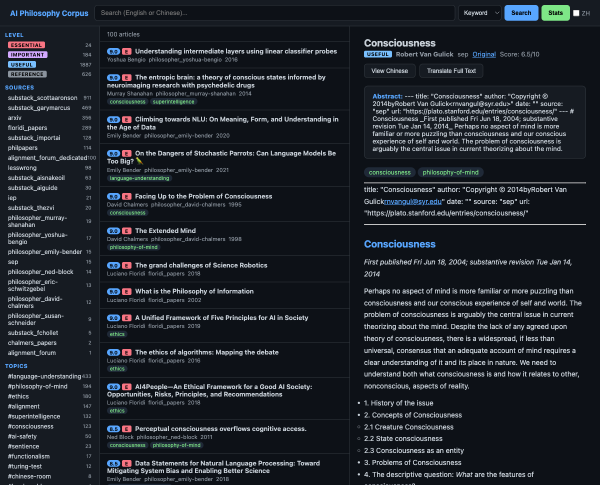
#> input picture test_ui_article_view.png, 1200 x 970 px (shown at 1/2 size); its folder holds only this picture in this run
$ python -i build_pptx_v3.py   (imports and definitions only)
#> lines starting #> are read from the running program, lines starting #| are printed output that depends on the picture
#!/usr/bin/env python3
"""
build_pptx_v3.py — PPTX v3 构建脚本
从 slides_spec_v3 的 markdown 规格文件构建专业级演示文稿

v3 vs v2 关键改进：
- 11种显式声明的页面类型（取代启发式猜测）
- 7级字号层次（10-72pt）
- roadmap + bridge 导航系统
- 顶部3pt进度条
- on-screen 只显示 key phrase，不再是全部 bullet
"""

import re
import os
from pathlib import Path
from dataclasses import dataclass, field
from typing import Optional
from copy import deepcopy
from io import BytesIO

from pptx import Presentation
from pptx.util import Inches, Pt, Emu
from pptx.dml.color import RGBColor
from pptx.enum.text import PP_ALIGN, MSO_ANCHOR
from pptx.enum.shapes import MSO_SHAPE
from pptx.oxml.ns import qn, nsmap
from lxml import etree
from PIL import Image, ImageDraw, ImageFilter


# ─── 路径配置 ───────────────────────────────────────────
PROJECT = Path("/Users/mik/strange LLM")
OUTPUT = PROJECT / "output"
SCREENSHOTS = OUTPUT / "screenshots"
DIAGRAMS_RENDERED = PROJECT / "assets" / "diagrams" / "rendered"
SPEC_FILES = [
    OUTPUT / "slides_spec_v3_part1.md",
    OUTPUT / "slides_spec_v3_part2.md",
]
OUTPUT_PPTX = OUTPUT / "presentation_v3.pptx"

FONT_TITLE = "PingFang SC"
FONT_BODY = "PingFang SC"

# ─── 幻灯片尺寸 ─────────────────────────────────────────
# [1 line that did not run here, left out]
# [1 line that did not run here, left out]

# ─── 配色方案 ───────────────────────────────────────────
# [1 line that did not run here, left out]
# [1 line that did not run here, left out]
# [1 line that did not run here, left out]

# [1 line that did not run here, left out]
# [1 line that did not run here, left out]

# [1 line that did not run here, left out]
# [1 line that did not run here, left out]
# [1 line that did not run here, left out]
# [1 line that did not run here, left out]

# [1 line that did not run here, left out]
# [1 line that did not run here, left out]

# [1 line that did not run here, left out]
# [1 line that did not run here, left out]

# ─── 字号层次 ───────────────────────────────────────────
FONT_SIZES = {
    'act-title':     60,
    'key-phrase':    44,
    'data-number':   72,
    'quote':         36,
    'section-title': 28,
    'caption':       16,
    'footer':        10,
}

# ─── 进度条 ─────────────────────────────────────────────
# [1 line that did not run here, left out]
PROGRESS_BAR_Y = 0  # 页面顶部

# ─── 幕信息 ─────────────────────────────────────────────
# [10 lines that did not run here, left out]

# 幕的有序列表（用于 roadmap）
ACT_ORDER = ['prologue', 'act1', 'act2', 'act3', 'act4', 'act5', 'act6', 'act7']


# ━━━━━━━━━━━━━━━━━━━━━━━━━━━━━━━━━━━━━━━━━━━━━━━━━━━━━━━
# 数据结构
# ━━━━━━━━━━━━━━━━━━━━━━━━━━━━━━━━━━━━━━━━━━━━━━━━━━━━━━━
@dataclass
class SlideSpecV3:
    page_num: int = 0
    title: str = ""
    slide_type: str = ""       # 11种类型之一
    act: str = ""              # prologue | act1..act7
    on_screen: str = ""        # 屏幕显示文字
    visual: str = "none"       # 图片文件名 | "none"
    notes: str = ""            # 完整演讲词
    duration: float = 0.0


# ━━━━━━━━━━━━━━━━━━━━━━━━━━━━━━━━━━━━━━━━━━━━━━━━━━━━━━━
# Spec 解析器
# ━━━━━━━━━━━━━━━━━━━━━━━━━━━━━━━━━━━━━━━━━━━━━━━━━━━━━━━
# [71 lines left out: function parse_v3_spec, not called in this run]


# ━━━━━━━━━━━━━━━━━━━━━━━━━━━━━━━━━━━━━━━━━━━━━━━━━━━━━━━
# 图片处理工具
# ━━━━━━━━━━━━━━━━━━━━━━━━━━━━━━━━━━━━━━━━━━━━━━━━━━━━━━━
def add_rounded_shadow(img_path: Path, radius=20, shadow_offset=8, shadow_blur=15) -> BytesIO:
    """给图片添加圆角和阴影效果，返回处理后的 BytesIO"""
#> called with img_path = '../test_ui_article_view.png', radius = 20, shadow_offset = 8, shadow_blur = 15
    img = Image.open(img_path).convert("RGBA")

    # 缩放到合理尺寸
    max_w = 900
    if img.width > max_w:
        ratio = max_w / img.width
#> ratio = 0.75
        img = img.resize((max_w, int(img.height * ratio)), Image.LANCZOS)
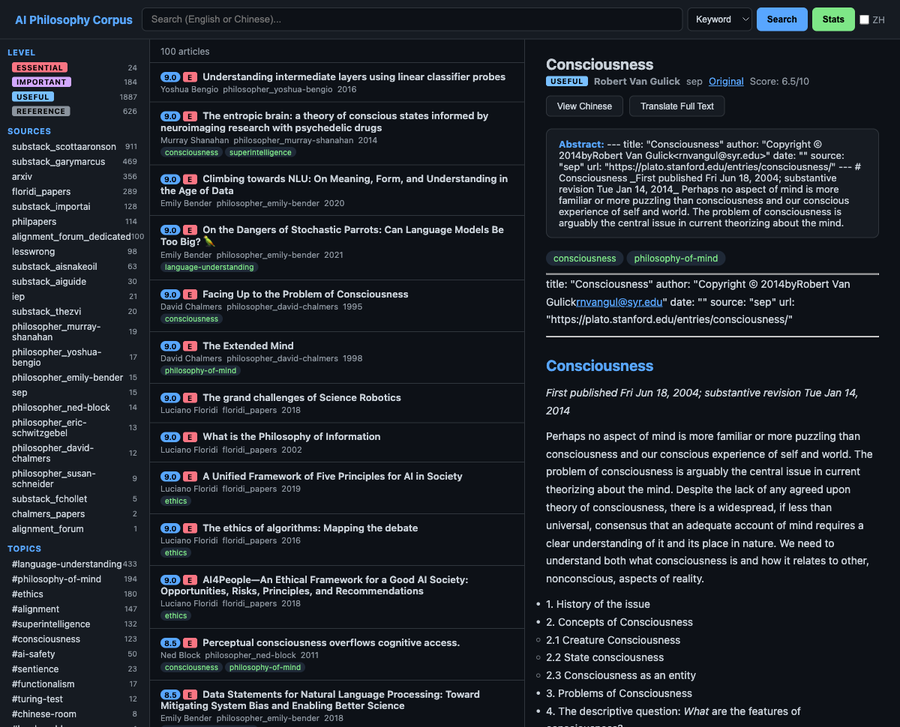
#> img: PIL image 900x727 RGBA; mean R, G, B, A 30.6, 35.7, 42.5, 255

    # 创建圆角蒙版
    mask = Image.new("L", img.size, 0)
#> mask: PIL image 900x727 L; every value is 0
    draw = ImageDraw.Draw(mask)
    draw.rounded_rectangle([(0, 0), img.size], radius=radius, fill=255)

    # 应用圆角
    rounded = Image.new("RGBA", img.size, (0, 0, 0, 0))
#> rounded: PIL image 900x727 RGBA; every value is 0
    rounded.paste(img, mask=mask)

    # 创建阴影
    canvas_w = img.width + shadow_offset * 2 + shadow_blur * 2
#> canvas_w = 946
    canvas_h = img.height + shadow_offset * 2 + shadow_blur * 2
#> canvas_h = 773
    canvas = Image.new("RGBA", (canvas_w, canvas_h), (0, 0, 0, 0))
#> canvas: PIL image 946x773 RGBA; every value is 0

    shadow = Image.new("RGBA", img.size, (0, 0, 0, 80))
    shadow_masked = Image.new("RGBA", img.size, (0, 0, 0, 0))
    shadow_masked.paste(shadow, mask=mask)

    shadow_canvas = Image.new("RGBA", (canvas_w, canvas_h), (0, 0, 0, 0))
    shadow_canvas.paste(shadow_masked,
                        (shadow_blur + shadow_offset, shadow_blur + shadow_offset))
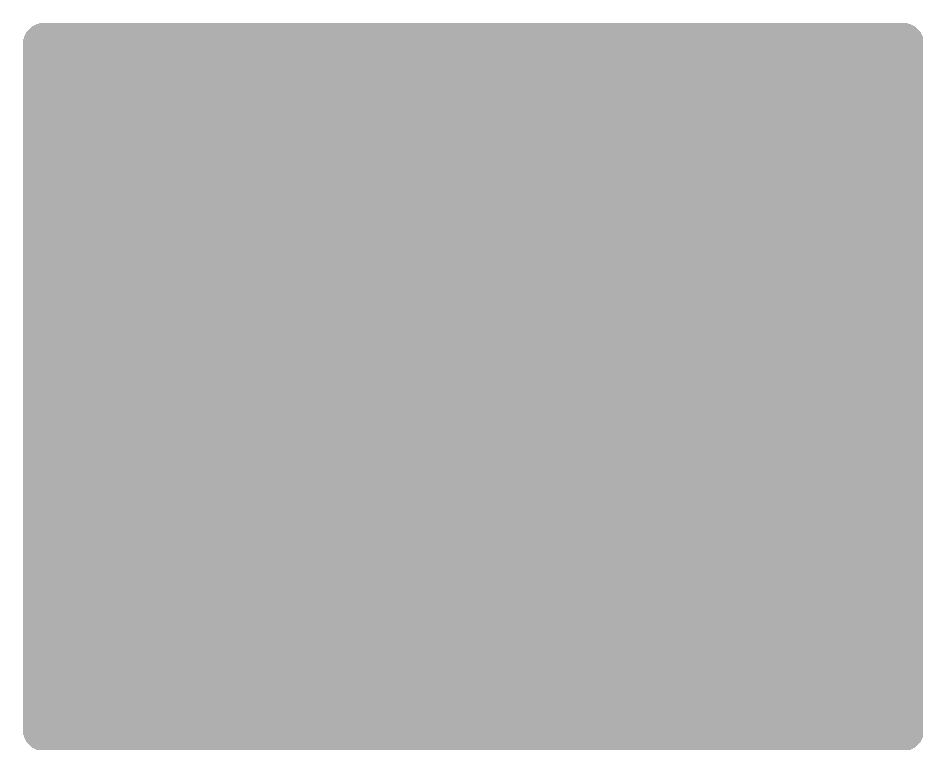
#> shadow_canvas: PIL image 946x773 RGBA; mean R, G, B, A 0, 0, 0, 71.5; transparent parts drawn white
    shadow_canvas = shadow_canvas.filter(ImageFilter.GaussianBlur(shadow_blur))
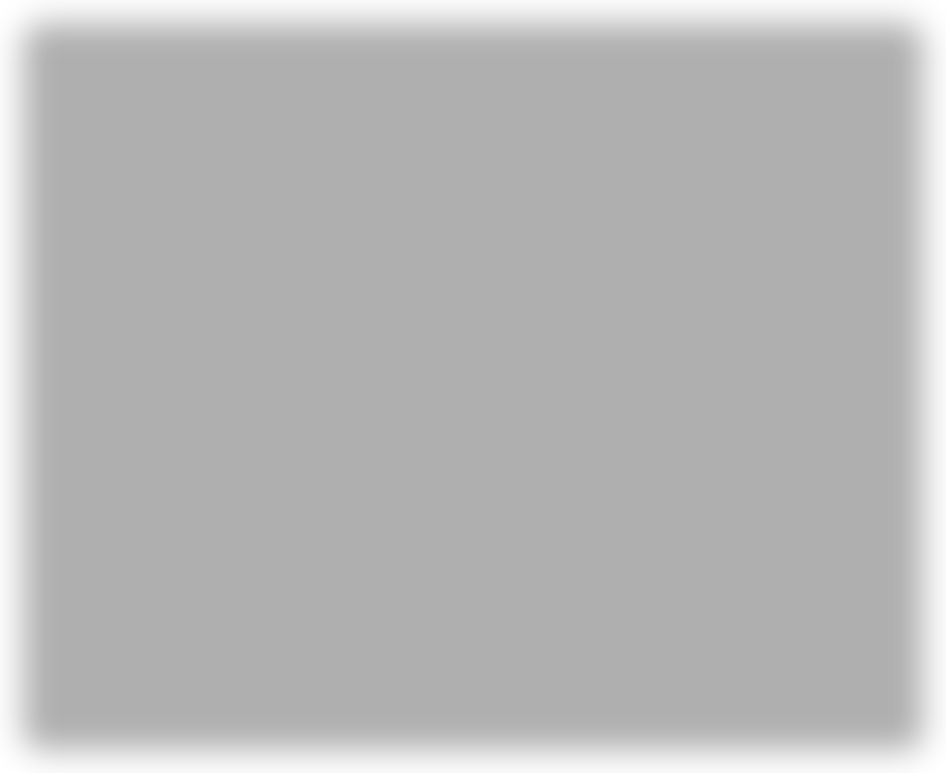
#> shadow_canvas: PIL image 946x773 RGBA; mean R, G, B, A 0, 0, 0, 71.5; transparent parts drawn white

    canvas = Image.alpha_composite(canvas, shadow_canvas)
    canvas.paste(rounded, (shadow_blur, shadow_blur), rounded)
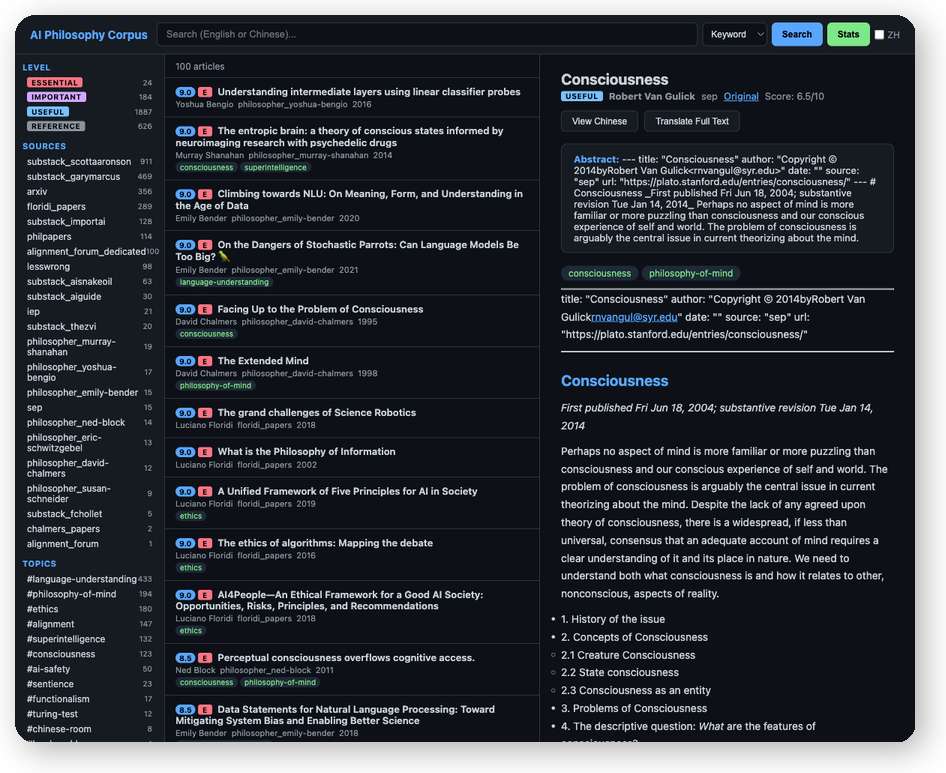
#> canvas: PIL image 946x773 RGBA; mean R, G, B, A 27.4, 31.9, 38, 230.4; transparent parts drawn white

    # 细边框
    border_draw = ImageDraw.Draw(canvas)
    border_draw.rounded_rectangle(
        [(shadow_blur, shadow_blur),
         (shadow_blur + img.width - 1, shadow_blur + img.height - 1)],
        radius=radius,
        outline=(0, 212, 170, 60),  # ACCENT1 半透明
        width=2
    )

    buf = BytesIO()
    canvas.save(buf, format="PNG")
    buf.seek(0)
    return buf


# [375 lines left out: functions resolve_visual, set_gradient_bg, set_solid_bg, add_text_box, add_multiline_text_box, add_accent_line and 7 more, not called in this run]


# ━━━━━━━━━━━━━━━━━━━━━━━━━━━━━━━━━━━━━━━━━━━━━━━━━━━━━━━
# 辅助：获取幕色
# ━━━━━━━━━━━━━━━━━━━━━━━━━━━━━━━━━━━━━━━━━━━━━━━━━━━━━━━
def _get_act_color(act: str) -> RGBColor:
    """获取当前幕的强调色"""
    return ACTS.get(act, {}).get('color', ACCENT1)


def _get_act_num(act: str) -> str:
    """获取幕的汉字编号"""
    return ACTS.get(act, {}).get('num', '')


# [822 lines left out: functions _dim_color, build_act_title, build_bridge, build_roadmap, build_key_phrase, build_full_visual and 6 more, not called in this run]


# ━━━━━━━━━━━━━━━━━━━━━━━━━━━━━━━━━━━━━━━━━━━━━━━━━━━━━━━
# Builder 路由表
# ━━━━━━━━━━━━━━━━━━━━━━━━━━━━━━━━━━━━━━━━━━━━━━━━━━━━━━━
BUILDERS = {
    'act-title':     build_act_title,
    'bridge':        build_bridge,
    'roadmap':       build_roadmap,
    'key-phrase':    build_key_phrase,
    'full-visual':   build_full_visual,
    'evidence':      build_evidence,
    'split-compare': build_split_compare,
    'data-callout':  build_data_callout,
    'quote-impact':  build_quote_impact,
    'sequence':      build_sequence,
    'checklist':     build_checklist,
}


# ━━━━━━━━━━━━━━━━━━━━━━━━━━━━━━━━━━━━━━━━━━━━━━━━━━━━━━━
# 主函数
# ━━━━━━━━━━━━━━━━━━━━━━━━━━━━━━━━━━━━━━━━━━━━━━━━━━━━━━━
# [97 lines left out: function main, not called in this run]


# [2 lines not run here, left out]

>>> result = add_rounded_shadow('../test_ui_article_view.png')
